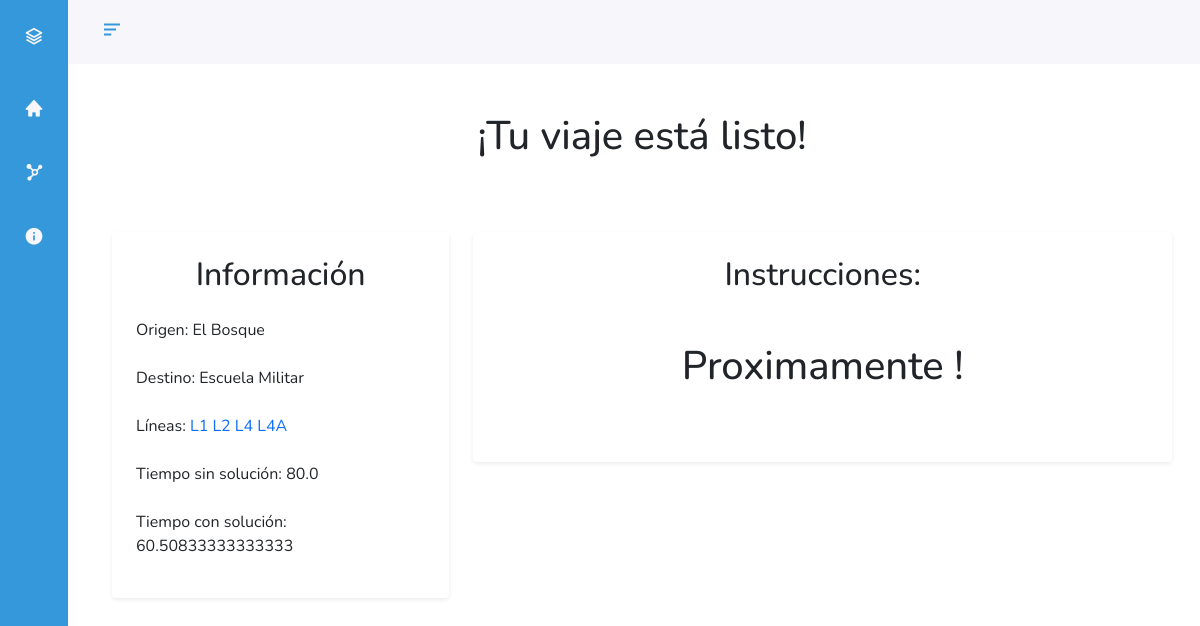
Page /your-travel/trip-r698/ on the committed database.
### App/models.py (models this page shows, shortened)
class Recorrido(models.Model):
    title = models.CharField(max_length=200)
    origen = models.CharField(max_length=300)
    slug = models.SlugField(blank=True,null=True,unique=True)
    destino = models.CharField(max_length=300)
    tiempo_con = models.CharField(max_length=100)
    tiempo_sin = models.CharField(max_length=100)
    lineas = models.ManyToManyField(Linea,blank=True)
    objects = RecorridoManager()

class Linea(models.Model):
    title = models.CharField(max_length=200)
    img = models.ImageField(blank=True,null=True)

### App/views.py (the view)
# urls.py: path('your-travel/<slug:slug>/',views.info_view, name='info'),
def info_view(request,slug):
    obj = Recorrido.objects.get(slug=slug)
    ctx={
        'instance':obj
    }
    return render(request, 'App/info_view.html',ctx)

### templates/App/info_view.html
{% extends 'base.html' %}
{% load static %}
{% block content %}
    <div class="row">
        <div class="col-lg-12 mt-5">
            <div data-aos="zoom-in" class="center-text">
                <h1> ¡Tu viaje está listo!</h1>
            </div>
        </div>
    </div>
    <div class="row">
        <div class="col-lg-4 mt-5">
            <div data-aos="fade-right"class="bg-white rounded shadow-sm">
                <div class="p-4 mt-3">
                    <div class="center-text">
                        <h2> Información </h2>
                    </div>
                    <p class="mt-4"> Origen: {{ instance.origen }}</p>
                    <p class="mt-4"> Destino: {{ instance.destino }}</p>
                    <p class="mt-4">
                        Líneas:
                        {% for i in instance.lineas.all %}
                            <a href="{{ i.img.url }}">{{ i.title }}</a>
                        {% endfor %}
                    </p>
                    <p class="mt-4"> Tiempo sin solución: {{ instance.tiempo_sin }}</p>
                    <p class="mt-4"> Tiempo con solución: {{ instance.tiempo_con }}</p>
                </div>
        </div>
        </div>
        <div class="col-lg-8 mt-5">
            <div data-aos="fade-up" class="bg-white rounded shadow-sm">
            <div class="p-4 mt-3">
                <div class="center-text">
                    <h2> Instrucciones: </h2>
                </div>
                <div class="center-text mt-5 mb-5">
                   <h1 class="mt-5"> Proximamente ! </h1>
                </div>
            </div>
        </div>
    </div>
    </div>
{% endblock content %}

### static/css/main.css (style rules this page uses)
:root { --header-height: 3rem; --nav-width: 68px; --first-color: #3498DB; --first-color-light: #AFA5D9; --white-color: #F7F6FB; --body-font: 'Nunito', sans-serif; --normal-font-size: 1rem; --z-fixed: 100; }
*,::before,::after { box-sizing: border-box; }
body { position: relative; margin: var(--header-height) 0 0 0; padding: 0 1rem; font-family: var(--body-font); font-size: var(--normal-font-size); transition: .5s; }
a { text-decoration: none; }
@media screen and (min-width: 768px) { body { margin: calc(var(--header-height) + 1rem) 0 0 0; padding-left: calc(var(--nav-width) + 2rem); } }
.center-text { text-align: center; }

### rows in the picture
Recorrido: origen "El Bosque", destino "Escuela Militar", tiempo_sin "80.0", tiempo_con "60.50833333333333"
Linea: title "L1"
Linea: title "L2"
Linea: title "L4"
Linea: title "L4A"
